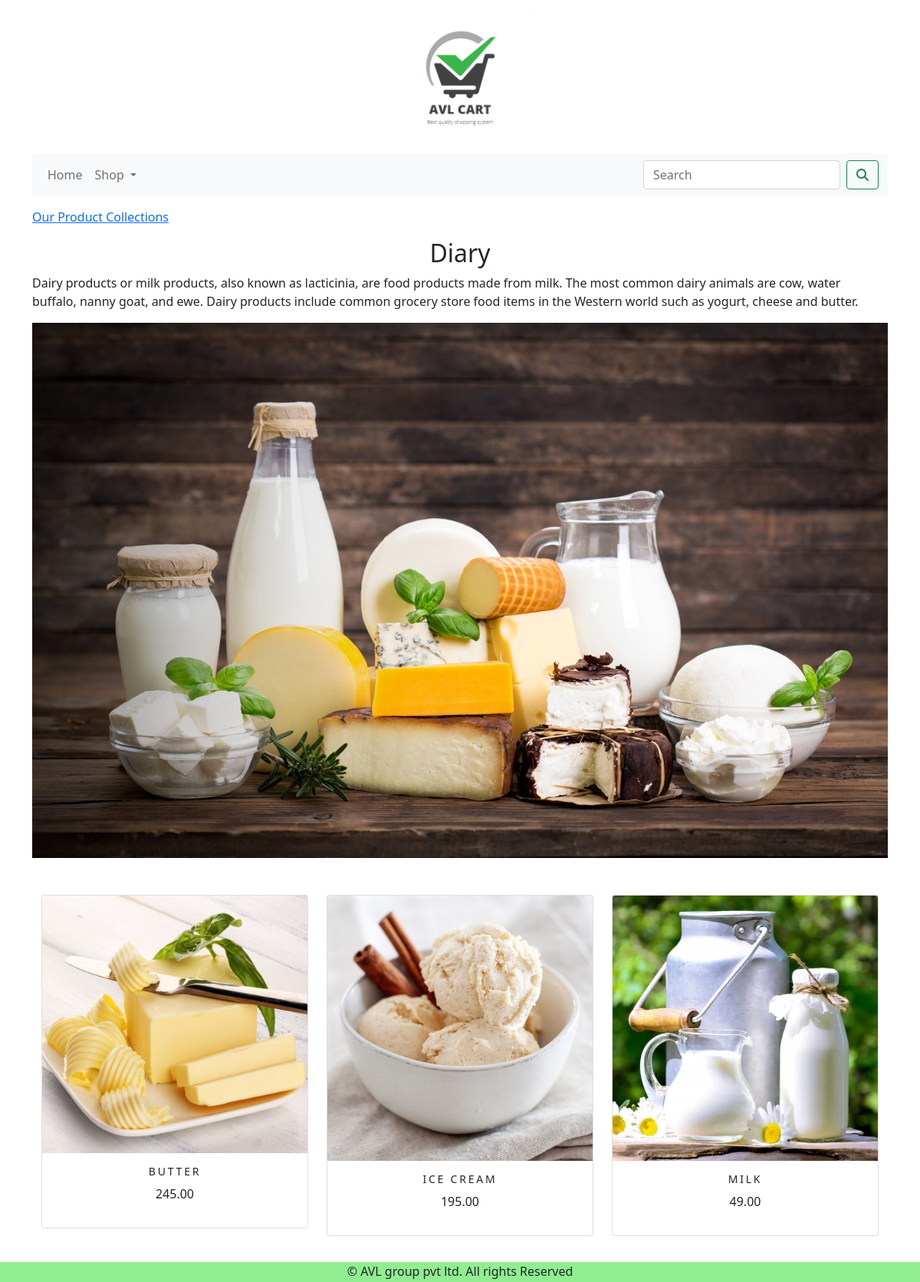
The page /shop/diary/ on the database its author committed.
### shop/models.py (models this page shows, shortened)
class Category(models.Model):
    name=models.CharField(max_length=250,unique=True)
    slug=models.SlugField(max_length=250,unique=True)
    description=models.TextField(blank=True)
    image=models.ImageField(upload_to='category', blank=True)
    class Meta:
        ordering=('name',)
        verbose_name='category'
        verbose_name_plural='categories'
    def get_url(self):
        return reverse('shop:products_by_category',args=[self.slug])

class Product(models.Model):
    name=models.CharField(max_length=250,unique=True)
    slug=models.SlugField(max_length=250,unique=True)
    description=models.TextField(blank=True)
    price=models.DecimalField(max_digits=10,decimal_places=2)
    category=models.ForeignKey(Category,on_delete=models.CASCADE)
    image = models.ImageField(upload_to='product', blank=True)
    stock=models.IntegerField()
    available=models.BooleanField(default=True)
    created=models.DateTimeField(auto_now_add=True)
    updated=models.DateTimeField(auto_now=True)
    def get_url(self):
        return reverse('shop:prodCatdetail',args=[self.category.slug,self.slug])
    class Meta:
        ordering=('name',)
        verbose_name='product'
        verbose_name_plural='products'

### shop/views.py (the view)
# urls.py: path('',views.allProdCat,name='allProdCat'),
def allProdCat(request,c_slug=None):
    c_page=None
    products_list=None
    if c_slug != None:
        c_page=get_object_or_404(Category,slug=c_slug)
        products_list=Product.objects.all().filter(category=c_page,available=True)
    else:
        products_list=Product.objects.all().filter(available=True)
    paginator=Paginator(products_list,6)
    try:
        page=int(request.GET.get('page','1'))
    except:
        page=1
    try:
        products=paginator.page(page)
    except (EmptyPage, InvalidPage):
        products=paginator.page(paginator.num_pages)
    return render(request,"category.html",{'category':c_page,'products':products})

### cart/context_processors.py (called while the page is built)
def counter(request):
    item_count=0
    if 'admin' in request.path:
        return {}
    else:
        try:
            cart=Cart.objects.filter(cart_id=_cart_id(request))
            car_items=CartItem.objects.all().filter(cart=cart[:1])
            for cart_item in car_items:
                item_count += cart_item.quantity
        except Cart.DoesNotExist:
            item_count = 0
    return dict(item_count=item_count)

### cart/views.py (called while the page is built)
def _cart_id(request):
    cart=request.session.session_key
    if not cart:
        cart=request.session.create()
    return cart

### shop/context_processors.py (called while the page is built)
def menu_links(request):
    links=Category.objects.all()
    return dict(links=links)

### templates/category.html (shortened to what this page needs)
{% extends 'base.html' %}
{% load static %}
{% block content %}
{% if category %}
    <div>
        <div class="row my_row_class">
            <div class="mx-auto">
                <p><a href="{% url 'shop:allProdCat' %}">Our Product Collections</a></p>
            </div>
        </div>
    </div>
{% endif %}
<div>
    <h2 class="text-center my-title">{{category.name}}</h2>
    <p class="text-justify">{{category.description}}</p>
</div>
<div class="mx_auto">
{% if category %}
    <img class="my_image" src="{{category.image.url}}" alt="{{category.name}}" height="500px;" width="800px">
</div> <br> <br>
{% endif %}
<div class="container">
    <div class="row mx_auto">
        {% for product in products.object_list %}
        <div class="my_bottom_margin col-9 col-sm-12 col-md-4 xol-lg-4">
            <div class="card text-center" style="min-width:18rem;">
                <a href="{{product.get_url}}"><img class="card-img-top my_image" src="{{product.image.url}}" alt="{{product.name}}" width="400px;" height="400px"></a>
            <div class="card-body">
                <h4>{{product.name}}</h4>
                <p>{{product.price}}</p>
            </div>
            </div>
        </div>
        {% endfor %}
    </div>
    <br>
</div>
{% endblock %}

### static/css/custom.css (style rules this page uses)
body { font-family : 'Roboto', sans-serif; }
.my_row_class { padding-top:15px; }
.my_image { width:100%; height:auto; }
.my_bottom_margin { margin-bottom:10px; }
.card-body h4 { font-size:14px; text-transform:uppercase; letter-spacing:.2em; }

### rows shown on the page
Category: name "Diary", description "Dairy products or milk products, also known as lacticinia, are food products made from milk. The most common dairy animals are cow, water buffalo, nanny goat, and ewe. Dairy products include common grocery store food items in the Western world such as yogurt, cheese and butter.", image (picture)
Product: image (picture), name "BUTTER", price "245.00"
Product: image (picture), name "ICE CREAM", price "195.00"
Product: image (picture), name "MILK", price "49.00"
